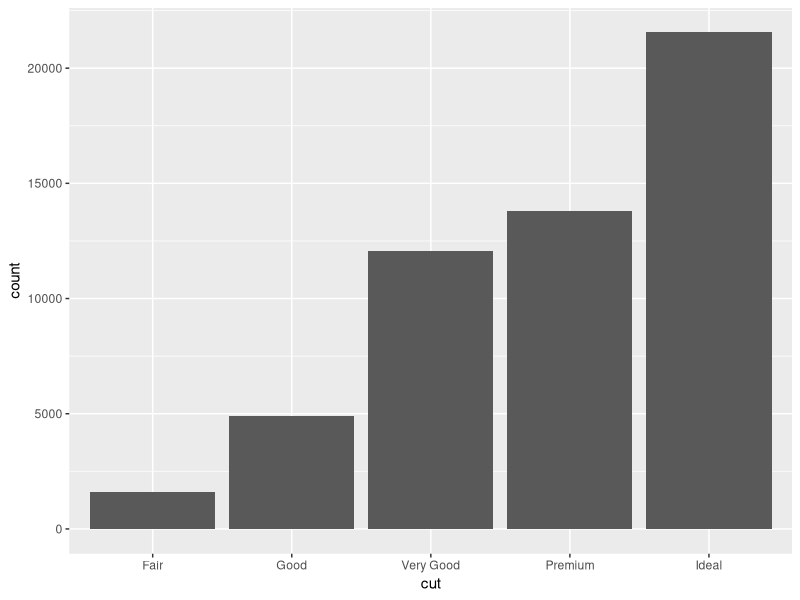
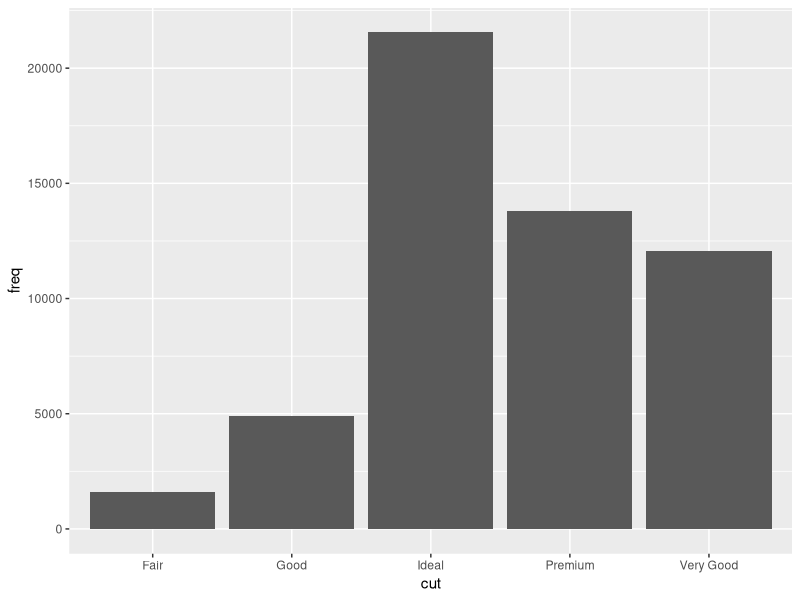
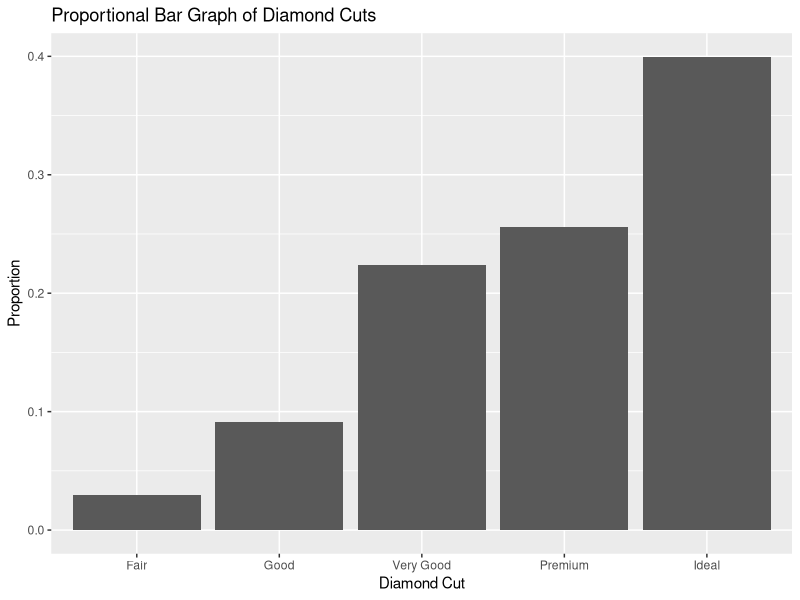
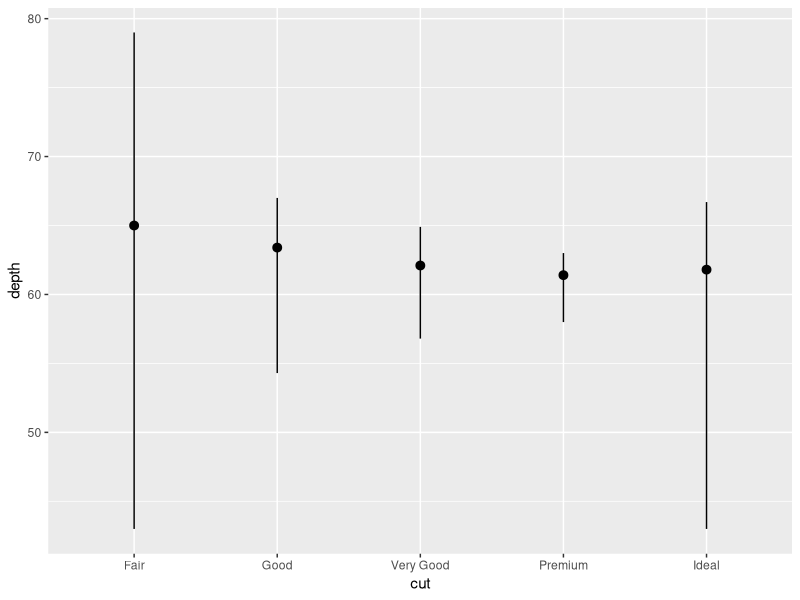
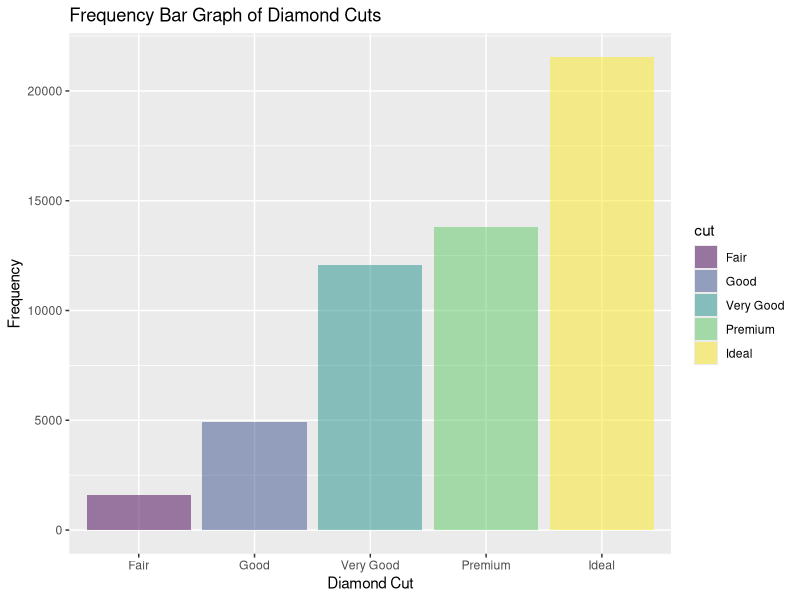
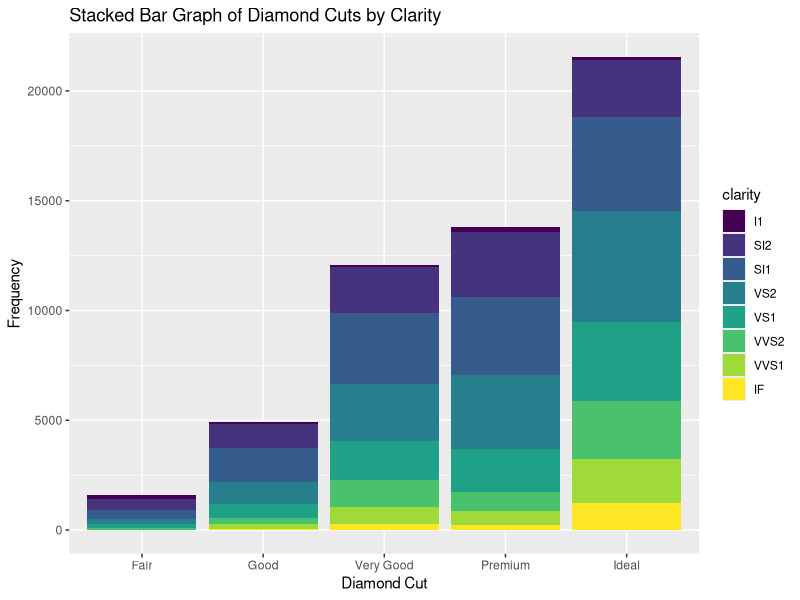
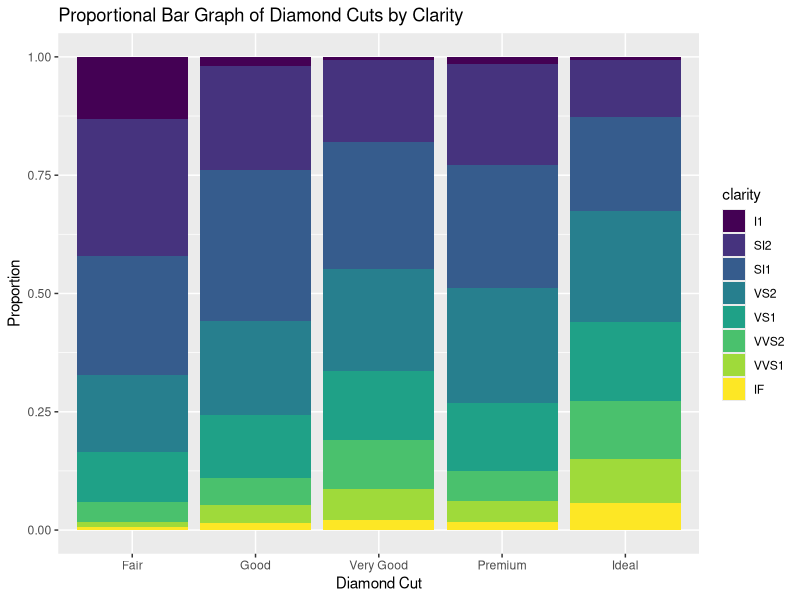
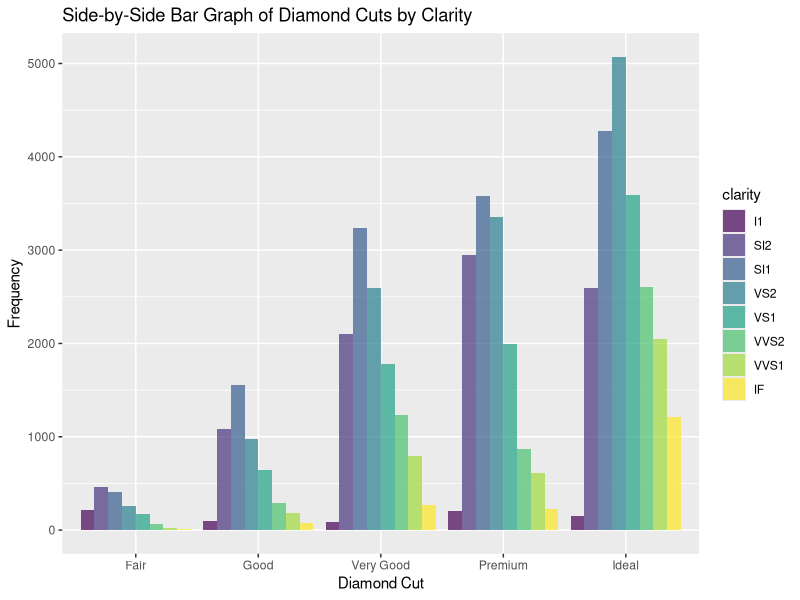

The R script that drew these images, in order:
## ---- chunk 1
library(tidyverse)
## ---- chunk 2
head(diamonds)  # shows the first few lines of the dataset
data(diamonds)   # places the dataset in the global environment
## ---- chunk 3
ggplot(data = diamonds) + 
  geom_bar(aes(x = cut))
## ---- chunk 4
demo <- tribble(
	  ~cut,         ~freq,
	  "Fair",       1610,
	  "Good",       4906,
	  "Very Good",  12082,
	  "Premium",    13791,
	  "Ideal",      21551
	)
## ---- chunk 5
ggplot(data = demo) +
  geom_bar(mapping = aes(x = cut, y = freq), stat = "identity")
## ---- chunk 6
ggplot(data = diamonds) + 
  geom_bar(mapping = aes(x = cut, y = stat(prop), group = 1)) +
  labs(x = "Diamond Cut", y = "Proportion", 
       title = "Proportional Bar Graph of Diamond Cuts")
## ---- chunk 7
ggplot(data = diamonds) + 
	 stat_summary(
	    mapping = aes(x = cut, y = depth),
	    fun.min = min,
	    fun.max = max,
	    fun = median
  )
## ---- chunk 8
ggplot(data = diamonds, aes(x=cut, fill = cut)) + 
  geom_bar(alpha = 0.5)+  # try replacing alpha = 0.5 with 0.8 to see how it changes
  labs(x = "Diamond Cut", y = "Frequency", 
       title = "Frequency Bar Graph of Diamond Cuts")
## ---- chunk 9
ggplot(data = diamonds) + 
  geom_bar(aes(x = cut, fill = clarity), position = "stack") +
    labs(x = "Diamond Cut", y = "Frequency", 
       title = "Stacked Bar Graph of Diamond Cuts by Clarity")
## ---- chunk 10
ggplot(data = diamonds) + 
  geom_bar(mapping = aes(x = cut, fill = clarity), position = "fill") +
    labs(x = "Diamond Cut", y = "Proportion", 
       title = "Proportional Bar Graph of Diamond Cuts by Clarity")
## ---- chunk 11
ggplot(data = diamonds, aes(x = cut, fill = clarity)) + 
	  geom_bar(alpha = .7, position = "dodge") +
    labs(x = "Diamond Cut", y = "Frequency", 
       title = "Side-by-Side Bar Graph of Diamond Cuts by Clarity")

## ---- chunk 12
ggplot(data = diamonds, aes(x = cut, fill = clarity)) +
  geom_bar(alpha = .7, position = "dodge") +
    labs(x = "Diamond Cut", y = "Frequency", 
       title = "Side-by-Side Bar Graph of Diamond Cuts by Clarity") +
  theme(axis.text.x = element_text(angle = 45))
## ---- chunk 13
ggplot(data = diamonds, aes(x = cut, fill = clarity)) +
  geom_bar(alpha = .7, position = "dodge") +
  labs(x = "Diamond Cut", y = "Frequency", 
       title = "Side-by-Side Bar Graph of Diamond Cuts by Clarity") +
  scale_x_discrete(labels = function(x) str_wrap(x, width = 5))
## ---- chunk 14
bar <- ggplot(data = diamonds) + 
  geom_bar(aes(x = clarity, fill = clarity), 
           show.legend = FALSE, width = 1) + 
  theme(aspect.ratio = 1)

bar + coord_polar()
